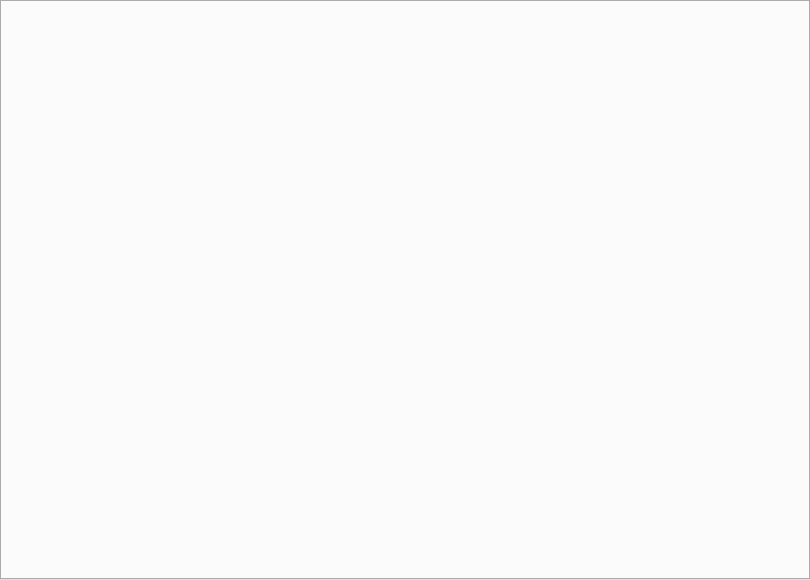
<?xml version="1.0" encoding="UTF-8"?>
<ui version="4.0">
 <class>mirrorClass</class>
 <widget class="QMainWindow" name="mirrorClass">
  <property name="geometry">
   <rect>
    <x>0</x>
    <y>0</y>
    <width>810</width>
    <height>580</height>
   </rect>
  </property>
  <property name="windowTitle">
   <string>mirror</string>
  </property>
  <widget class="QWidget" name="centralWidget">
   <layout class="QGridLayout" name="gridLayout">
    <property name="leftMargin">
     <number>0</number>
    </property>
    <property name="topMargin">
     <number>0</number>
    </property>
    <property name="rightMargin">
     <number>0</number>
    </property>
    <property name="bottomMargin">
     <number>0</number>
    </property>
    <item row="0" column="0">
     <widget class="QTabWidget" name="tabWidget_main">
      <property name="currentIndex">
       <number>-1</number>
      </property>
     </widget>
    </item>
   </layout>
  </widget>
 </widget>
 <layoutdefault spacing="6" margin="11"/>
 <resources>
  <include location="mirror.qrc"/>
 </resources>
 <connections/>
</ui>
